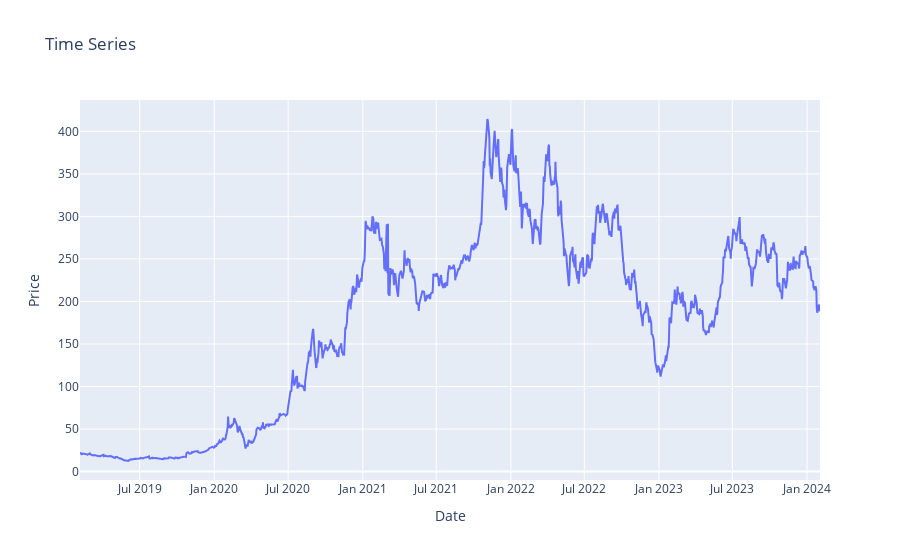

Notebook source saved alongside this figure:
### Markdown cell above
# **Time Series**

### Code cell
fig = go.Figure([go.Scatter(x=df['Date'], y=df['High'])])
fig.update_layout(title='Time Series',
                  xaxis_title='Date',
                  yaxis_title='Price')

### Figure 1 — Plotly figure (JSON) as saved in the notebook; plotly's stock layout.template omitted (floating-point values rounded to 4 significant figures; data arrays with more than 128 entries replaced by an {"elided": "..."} marker saying what was removed)
{"data": [{"x": {"elided": "1259 str values"}, "y": {"elided": "1259 float values"}, "type": "scatter"}], "layout": {"title": {"text": "Time Series"}, "xaxis": {"title": {"text": "Date"}}, "yaxis": {"title": {"text": "Price"}}}}
